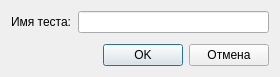
<?xml version="1.0" encoding="UTF-8"?>
<ui version="4.0">
 <class>DlgTest</class>
 <widget class="QDialog" name="DlgTest">
  <property name="geometry">
   <rect>
    <x>0</x>
    <y>0</y>
    <width>280</width>
    <height>77</height>
   </rect>
  </property>
  <property name="windowTitle">
   <string>Редактор тестов</string>
  </property>
  <layout class="QVBoxLayout" name="verticalLayout">
   <item>
    <layout class="QHBoxLayout" name="horizontalLayout">
     <item>
      <widget class="QLabel" name="label">
       <property name="text">
        <string>Имя теста:</string>
       </property>
      </widget>
     </item>
     <item>
      <widget class="QLineEdit" name="lineEdit"/>
     </item>
    </layout>
   </item>
   <item>
    <spacer name="verticalSpacer">
     <property name="orientation">
      <enum>Qt::Vertical</enum>
     </property>
     <property name="sizeHint" stdset="0">
      <size>
       <width>20</width>
       <height>0</height>
      </size>
     </property>
    </spacer>
   </item>
   <item>
    <layout class="QHBoxLayout" name="horizontalLayout_2">
     <item>
      <spacer name="horizontalSpacer">
       <property name="orientation">
        <enum>Qt::Horizontal</enum>
       </property>
       <property name="sizeHint" stdset="0">
        <size>
         <width>40</width>
         <height>20</height>
        </size>
       </property>
      </spacer>
     </item>
     <item>
      <widget class="QPushButton" name="pushButton_add">
       <property name="text">
        <string>OK</string>
       </property>
      </widget>
     </item>
     <item>
      <widget class="QPushButton" name="pushButton_close">
       <property name="text">
        <string>Отмена</string>
       </property>
      </widget>
     </item>
    </layout>
   </item>
  </layout>
 </widget>
 <resources/>
 <connections/>
</ui>
